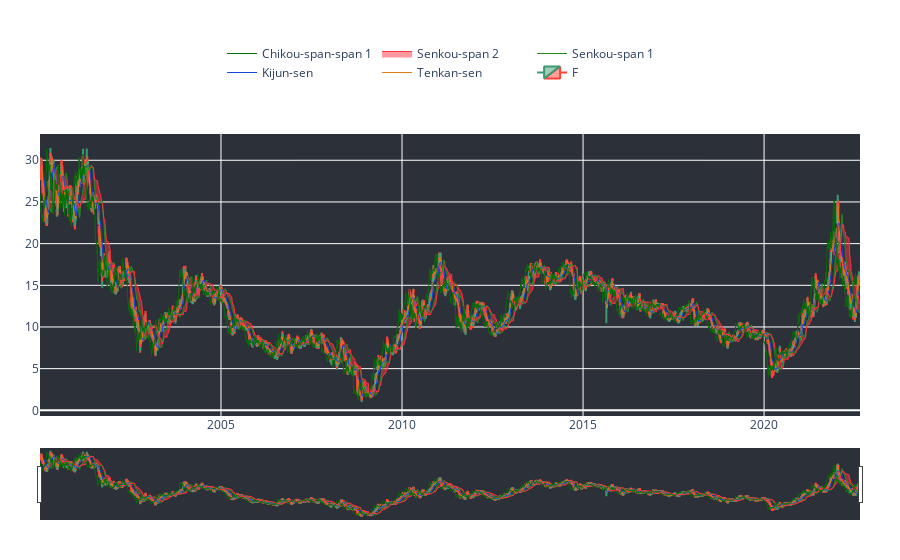

Notebook cell for this chart:
### Code cell
ford.chart()

### Figure 1 — Plotly figure (JSON) as saved in the notebook; plotly's stock layout.template omitted (floating-point values rounded to 4 significant figures; data arrays with more than 128 entries replaced by an {"elided": "..."} marker saying what was removed)
{"data": [{"close": {"elided": "5699 float values"}, "high": {"elided": "5699 float values"}, "low": {"elided": "5699 float values"}, "name": "F", "open": {"elided": "5699 float values"}, "type": "candlestick", "x": {"elided": "5699 str values"}, "yaxis": "y2"}, {"line": {"width": 1}, "marker": {"color": "#de7b12"}, "mode": "lines", "name": "Tenkan-sen", "type": "scatter", "x": {"elided": "5699 str values"}, "y": {"elided": "5699 float values"}, "yaxis": "y2"}, {"line": {"width": 1}, "marker": {"color": "#1245de"}, "mode": "lines", "name": "Kijun-sen", "type": "scatter", "x": {"elided": "5699 str values"}, "y": {"elided": "5699 float values"}, "yaxis": "y2"}, {"line": {"width": 1}, "marker": {"color": "#228B22"}, "mode": "lines", "name": "Senkou-span 1", "type": "scatter", "x": {"elided": "5699 str values"}, "y": {"elided": "5699 float values"}, "yaxis": "y2"}, {"fill": "tonexty", "line": {"width": 1}, "marker": {"color": "#FF3341"}, "mode": "lines", "name": "Senkou-span 2", "type": "scatter", "x": {"elided": "5699 str values"}, "y": {"elided": "5699 float values"}, "yaxis": "y2"}, {"line": {"width": 1}, "marker": {"color": "#046e08"}, "mode": "lines", "name": "Chikou-span-span 1", "type": "scatter", "x": {"elided": "5699 str values"}, "y": {"elided": "5699 float values"}, "yaxis": "y2"}], "layout": {"legend": {"orientation": "h", "x": 0.3, "y": 0.9, "yanchor": "bottom"}, "margin": {"b": 40, "l": 40, "r": 40, "t": 40}, "plot_bgcolor": "rgb(44, 48, 56)", "yaxis": {"domain": [0, 0.2], "showticklabels": false}, "yaxis2": {"domain": [0.2, 0.8]}}}
